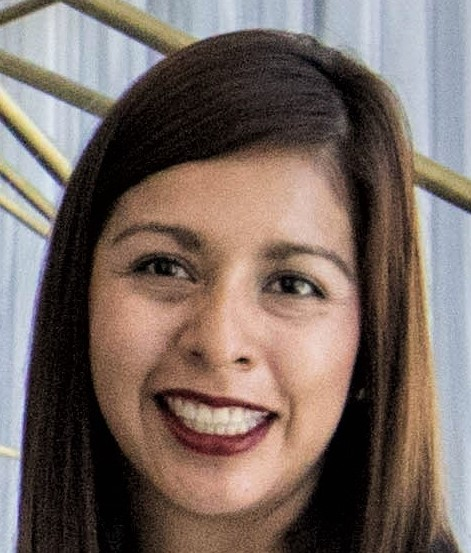
#> input picture Agorithm-ORB/images/face.jpeg, 471 x 553 px
$ python ORB_alg_part6_NoiseInv.py
#> lines starting #> are read from the running program, lines starting #| are printed output that depends on the picture
# -*- coding: utf-8 -*-
"""
Created on Sat Dec 29 21:28:13 2018

@author: Rafael Stekolshchik
"""

'''Noise Invariance
The ORB algorithm is also noise invariant. This means that it is able
to detect objects in images, even if the images have some degree of noise.
 To see this, we will now use our Brute-Force matcher to match points
 between the training image and a query image that has a lot of noise.'''

import cv2
import matplotlib.pyplot as plt

# Set the default figure size
plt.rcParams['figure.figsize'] = [14.0, 7.0]

# Load the training image
image1 = cv2.imread('./images/face.jpeg')
#> image1 is the input picture: shape (553, 471, 3); mean B, G, R 98.9, 105.9, 121

# Load the noisy, gray scale query image.
image2 = cv2.imread('./images/faceRN5.png')
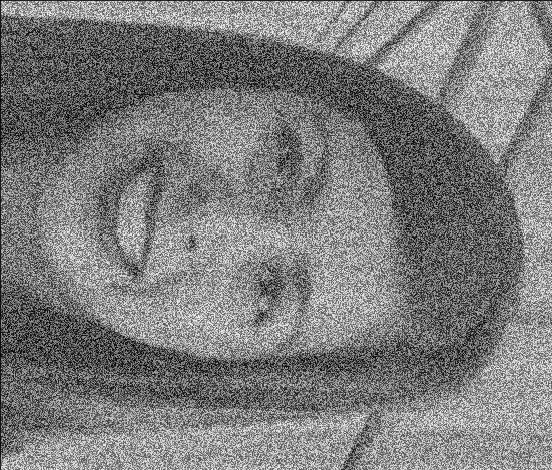
#> input picture Agorithm-ORB/images/faceRN5.png, 552 x 470 px
#> image2 is the input picture: shape (470, 552, 3); min 0, max 255, mean 124.6

# Convert the query image to gray scale
query_gray = cv2.cvtColor(image2, cv2.COLOR_BGR2GRAY)

# Convert the training image to gray scale
training_gray = cv2.cvtColor(image1, cv2.COLOR_BGR2GRAY)
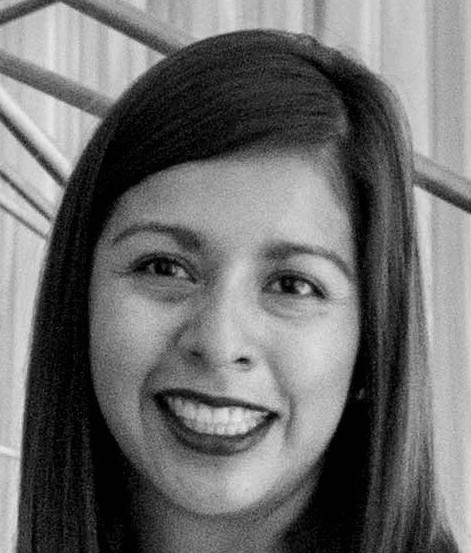
#> training_gray: shape (553, 471); min 0, max 238, mean 109.6

# Display the images
plt.subplot(121)
plt.imshow(training_gray, cmap = 'gray')
plt.title('Gray Scale Training Image')
plt.subplot(122)
plt.imshow(query_gray, cmap = 'gray')
plt.title('Query Image')
plt.show()
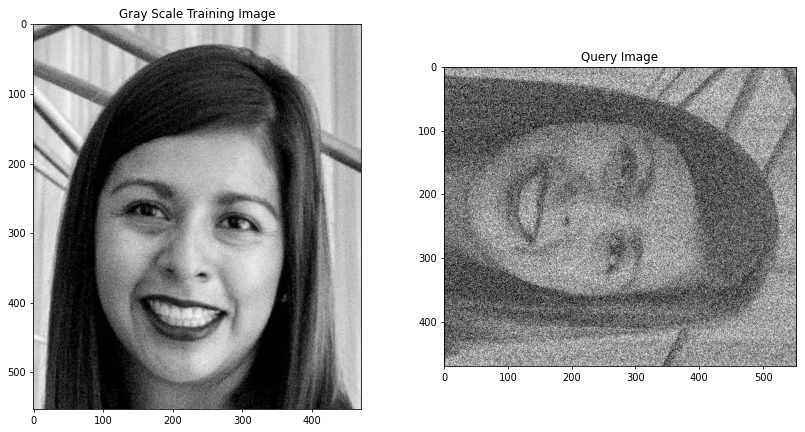
#> figure drawn by matplotlib, 2 panels

# Set the parameters of the ORB algorithm by specifying the maximum number of keypoints to locate and
# the pyramid decimation ratio
orb = cv2.ORB_create(1000, 1.3)

# Find the keypoints in the gray scale training and query images and compute their ORB descriptor.
# The None parameter is needed to indicate that we are not using a mask in either case.
keypoints_train, descriptors_train = orb.detectAndCompute(training_gray, None)
#> keypoints_train = 903 keypoints; strongest (x, y, size): (271, 416, 115.1), (252, 416, 115.1), (306, 288, 88.5), (305, 288, 68.1)
keypoints_query, descriptors_query = orb.detectAndCompute(query_gray, None)
#> keypoints_query = 925 keypoints; strongest (x, y, size): (393, 46, 31), (154, 374, 31), (510, 42, 31), (280, 203, 31)

# Create a Brute Force Matcher object. We set crossCheck to True so that the BFMatcher will only return consistent
# pairs. Such technique usually produces best results with minimal number of outliers when there are enough matches.
bf = cv2.BFMatcher(cv2.NORM_HAMMING, crossCheck = True)

# Perform the matching between the ORB descriptors of the training image and the query image
matches = bf.match(descriptors_train, descriptors_query)
#> matches = 259 matches

# The matches with shorter distance are the ones we want. So, we sort the matches according to distance
matches = sorted(matches, key = lambda x : x.distance)

# Connect the keypoints in the training image with their best matching keypoints in the query image.
# The best matches correspond to the first elements in the sorted matches list, since they are the ones
# with the shorter distance. We draw the first 100 mathces and use flags = 2 to plot the matching keypoints
# without size or orientation.
result = cv2.drawMatches(training_gray, keypoints_train, query_gray, keypoints_query, matches[:100], query_gray, flags = 2)
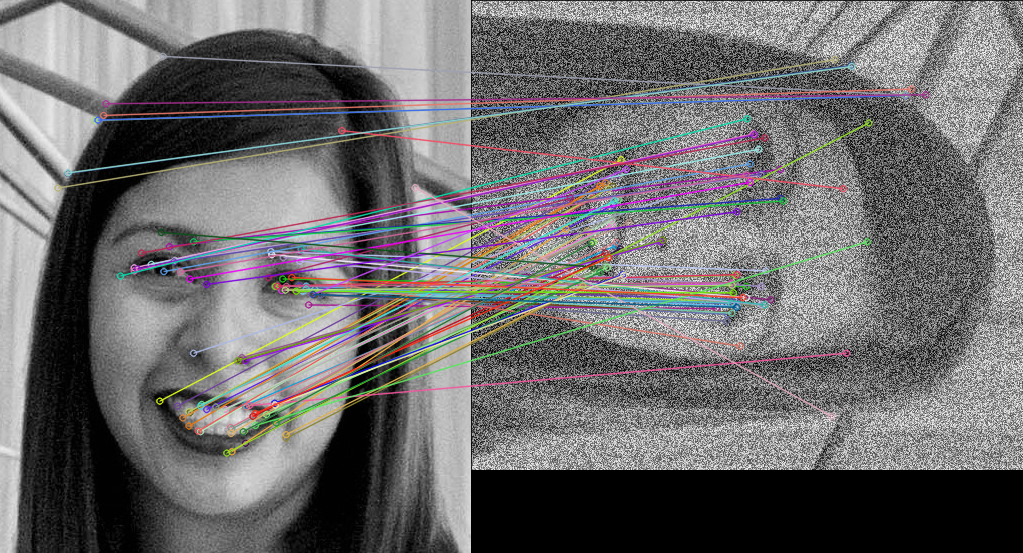
#> result: shape (553, 1023, 3); mean of channels 0, 1, 2 109.3, 108.3, 109.9; drawn as B, G, R

# we display the image
plt.title('Best Matching Points')
plt.imshow(result)
plt.show()

# Print the number of keypoints detected in the training image
print("Number of Keypoints Detected In The Training Image: ", len(keypoints_train))
#| Number of Keypoints Detected In The Training Image:  903

# Print the number of keypoints detected in the query image
print("Number of Keypoints Detected In The Query Image: ", len(keypoints_query))
#| Number of Keypoints Detected In The Query Image:  925

# Print total number of matching points between the training and query images
print("\nNumber of Matching Keypoints Between The Training and Query Images: ", len(matches))
#| Number of Matching Keypoints Between The Training and Query Images:  259

'''In the above example, again we see that the number of keypoints
detected in both images is very similar, and that even though the query image
is has a lot of noise, our Brute-Force matcher can still match about 63%
of the keypoints found. Also, notice that most of the matching keypoints
 are close to particular facial features, such as the eyes, nose,
 and mouth. In addition, we can see that there are a few features that
 don’t quite match up, but may have been chosen because of similar patterns
 of intensity in that area of the image. We will also like to point out that
 in this case we used a pyramid decimation ratio of 1.3, instead of
 the of value of 2.0 we used in the previous examples, because
 in this particular case, it produces better results.
'''

'''Result: Number of Keypoints Detected In The Training Image:  896
Number of Keypoints Detected In The Query Image:  926

Number of Matching Keypoints Between The Training and Query Images:  557'''
